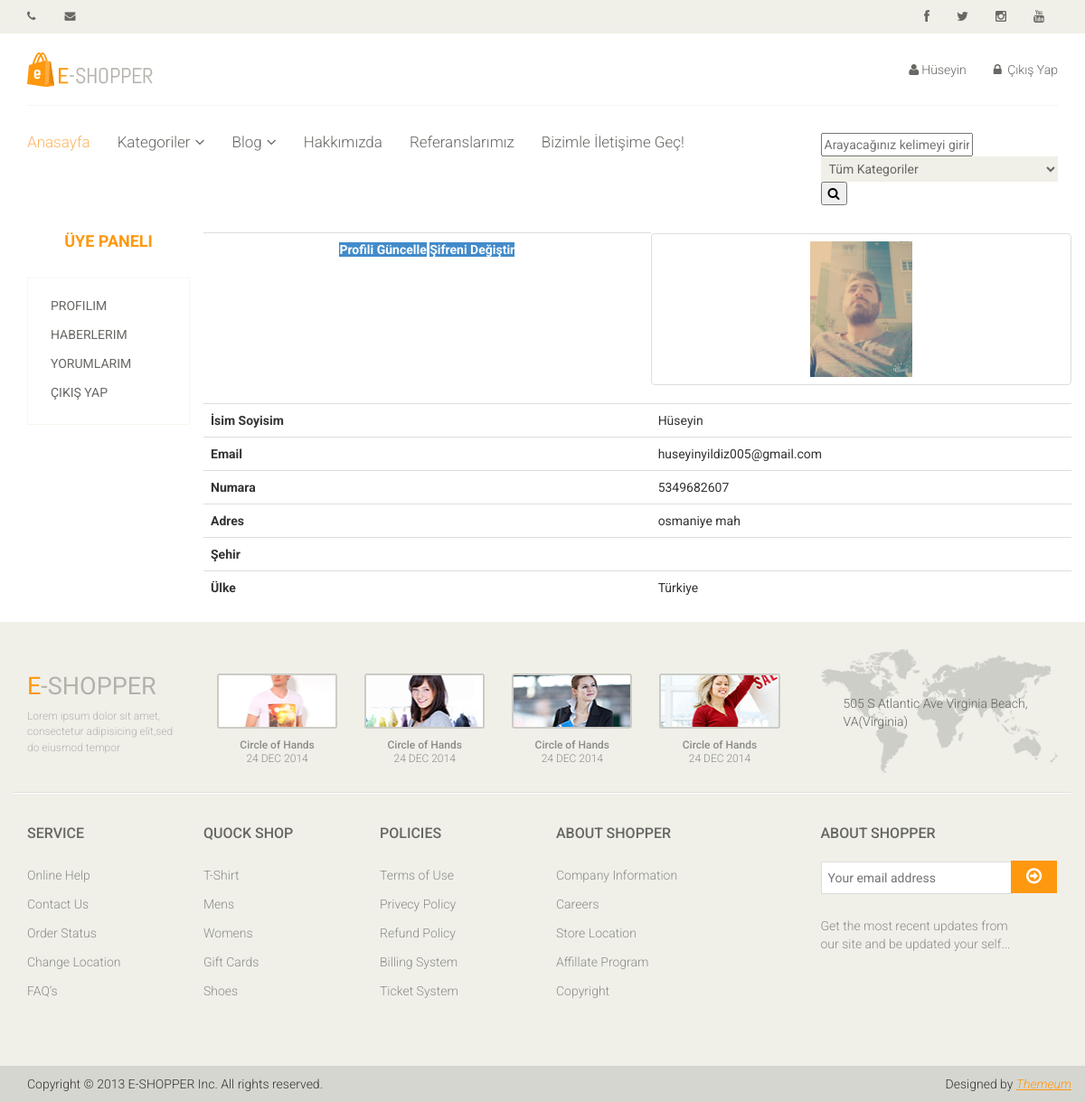
The page /user/ (signed in) on the database its author committed.
### home/models.py (models this page shows, shortened)
class UserProfile(models.Model):
    user = models.OneToOneField(User, on_delete=models.CASCADE)
    phone = models.CharField(blank=True , max_length=20)
    address = models.CharField(blank=True , max_length=150)
    city = models.CharField(blank=True , max_length=20)
    country = models.CharField(blank=True , max_length=20)
    image = models.ImageField(blank=True , upload_to='images/users/')
    def image_tag(self):
        return mark_safe('<img src="{}" height="50"/>'.format(self.image.url))
    image_tag.short_description = 'Image'

### user/views.py (the view)
# urls.py: path('', views.index, name='index'),
def index(request):
    category = Category.objects.all()
    current_user = request.user
    profile = UserProfile.objects.get(user_id=current_user.id)
    context = {'category':category,
               'profile':profile}
    return render(request,'user_profile.html',context)

### user/templates/user_profile.html (shortened to what this page needs)
{% extends 'homebase.html' %}
{% block content %}
    <div class="container">
        <div class="row">
            <div class="col-sm-2 padding-right">
                {% include "user_panel.html" %}
            </div>
            <div class="col-sm-10 padding-right">
                <table class="table">
                    <tr>
                        <th class="text-center">
                            <a href="/user/update" class="btn-primary">Profili Güncelle</a>
                            <a href="/user/password" class="btn-primary">Şifreni Değiştir</a>
                        </th>
                        <td class="thumbnail"><img src="{{ profile.image.url }}" style="height: 150px" alt=""></td>
                    </tr>
                    <tr>
                        <th class="text-left">İsim Soyisim</th>
                        <td class="text-left">{{ profile.user.first_name }}</td>
                    </tr>
                    <tr>
                        <th class="text-left">Email</th>
                        <td class="text-left">{{ profile.user.email }}</td>
                    </tr>
                    <tr>
                        <th class="text-left">Numara</th>
                        <td class="text-left">{{ profile.phone }}</td>
                    </tr>
                    <tr>
                        <th class="text-left">Adres</th>
                        <td class="text-left">{{ profile.address }}</td>
                    </tr>
                    <tr>
                        <th class="text-left">Şehir</th>
                        <td class="text-left">{{ profile.city }}</td>
                    </tr>
                    <tr>
                        <th class="text-left">Ülke</th>
                        <td class="text-left">{{ profile.country }}</td>
                    </tr>
                </table>
            </div>
        </div>
    </div>
{% endblock %}

### home/templates/header.html (shortened to what this page needs)
{% load static %}
<header id="header">
    <div class="header_top">
        <div class="container">
            <div class="row">
                <div class="col-sm-6">
                    <div class="contactinfo">
                        <ul class="nav nav-pills">
                            <li><a href="#"><i class="fa fa-phone"></i>{{ setting.phone }}</a></li>
                            <li><a href="#"><i class="fa fa-envelope"></i>{{ setting.email }}</a></li>
                        </ul>
                    </div>
                </div>
                <div class="col-sm-6">
                    <div class="social-icons pull-right">
                        <ul class="nav navbar-nav">
                            <li><a href="{{ setting.facebook }}"><i class="fa fa-facebook"></i></a></li>
                            <li><a href="{{ setting.twitter }}"><i class="fa fa-twitter"></i></a></li>
                            <li><a href="{{ setting.instagram }}"><i class="fa fa-instagram"></i></a></li>
                            <li><a href="{{ setting.youtube }}"><i class="fa fa-youtube"></i></a></li>
                        </ul>
                    </div>
                </div>
            </div>
        </div>
    </div>
    {% load static %}
    <div class="header-middle">
        <div class="container">
            <div class="row">
                <div class="col-sm-4">
                    <div class="logo pull-left">
                        <a href="/"><img src="{% static 'images/home/logo.png'%}" alt="" /></a>
                    </div>
                </div>
                <div class="col-sm-8">
                    <div class="shop-menu pull-right">
                        <ul class="nav navbar-nav">
                            {% if user.id is not none %}
                            <li><a href="/user/"><i class="fa fa-user"></i>{{ user.first_name }}</a></li>
                            <li><a href="/logout/"><i class="fa fa-lock"></i> Çıkış Yap</a></li>
                            {% else %}
                            <li><a href="/login/"><i class="fa fa-sign-in"></i>Giriş Yap</a></li>
                            <li><a href="/register/"><i class="fa fa-user"></i> Kayıt Ol</a></li>
                            {% endif %}
                        </ul>
                    </div>
                </div>
            </div>
        </div>
    </div>
    <div class="header-bottom">
        <div class="container">
            <div class="row">
                <div class="col-sm-9">
                    <div class="mainmenu pull-left">
                        <ul class="nav navbar-nav collapse navbar-collapse">
                            <li><a href="/" class="active">Anasayfa</a></li>
                            {% load mptt_tags %}
                            <li class="dropdown"><a href="#">Kategoriler<i class="fa fa-angle-down"></i></a>
                            </li>
                            <li class="dropdown"><a href="#">Blog<i class="fa fa-angle-down"></i></a>
                            </li>
                            <li><a href="/aboutus">Hakkımızda</a></li>
                            <li><a href="/references">Referanslarımız</a></li>
                            <li><a href="/contactus">Bizimle İletişime Geç!</a></li>
                        </ul>
                    </div>
                </div>
                <div class="col-sm-3">
                    <form action="/search/" method="post">
                        <input id="query" name="query" class="input search_box" type="text" placeholder="Arayacağınız kelimeyi girin.">
                        {% load mptt_tags %}
                        <select name="catid" class="input search-categories">
                            <option value="0">Tüm Kategoriler</option>
                        </select>
                        <button class="search-btn"><i class="fa fa-search"></i></button>
                    </form>
                </div>
            </div>
        </div>
    </div>
</header>

### home/static/css/main.css (style rules this page uses)
body { font-family: 'Roboto', sans-serif; background:; position: relative; font-weight:400px; }
ul li { list-style: none; }
a { -webkit-transition: 300ms; -moz-transition: 300ms; -o-transition: 300ms; transition: 300ms; }
.header_top { background: none repeat scroll 0 0 #F0F0E9; }
.contactinfo ul li:first-child { margin-left: -15px; }
.contactinfo ul li a { font-size: 12px; color: #696763; font-family: 'Roboto', sans-serif; }
.social-icons ul li a { border: 0 none; border-radius: 0; color: #696763; padding:0px; }
.social-icons ul li { display:inline-block; }
.social-icons ul li a i { padding: 11px 15px; transition: all 0.9s ease 0s; -moz-transition: all 0.9s ease 0s; -webkit-transition: all 0.9s ease 0s; -o-transition: all 0.9s ease 0s; }
.header-middle .container .row { border-bottom: 1px solid #f5f5f5; margin-left: 0; margin-right: 0; padding-bottom: 20px; padding-top: 20px; }
.header-middle .container .row .col-sm-4 { padding-left: 0; }
.header-middle .container .row .col-sm-8 { padding-right:0; }
.shop-menu ul li { display:inline-block; padding-left: 15px; padding-right: 15px; }
.shop-menu ul li:last-child { padding-right: 0; }
.shop-menu ul li a { background: #FFFFFF; color: #696763; font-family: 'Roboto', sans-serif; font-size: 14px; font-weight: 300; padding:0; padding-right: 0; margin-top: 10px; }
.shop-menu ul li a i { margin-right:3px; }
.header-bottom { padding-bottom: 30px; padding-top: 30px; }
.navbar-collapse.collapse { padding-left: 0; }
.mainmenu ul li { padding-right: 15px; padding-left: 15px; }
.mainmenu ul li:first-child { padding-left: 0px; }
.mainmenu ul li a { color: #696763; font-family: 'Roboto', sans-serif; font-size: 17px; font-weight: 300; padding: 0; padding-bottom: 10px; }
.mainmenu ul li a:hover, .mainmenu ul li a.active, .shop-menu ul li a.active { background:none; color:#fdb45e; }
.fa-angle-down { padding-left: 5px; }
.padding-right { padding-right: 0; }
.user_info input, select, textarea { background: #F0F0E9; border:0; color: #696763; padding: 5px; width: 100%; border-radius: 0; resize: none }

### rows shown on the page
UserProfile: image (picture), user.first_name "Hüseyin", user.email "huseyinyildiz005@gmail.com", phone "5349682607", address "osmaniye mah", country "Türkiye"

### other values the page prints
{{ user.first_name }} "Hüseyin"
